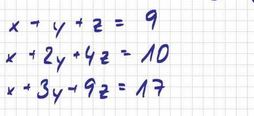
#> input picture test1.jpg, 254 x 116 px
$ jupyter execute --allow-errors 'Test Maths.ipynb'
#> lines starting #> are read from the running program, lines starting #| are printed output that depends on the picture; after the words box and inside, x2 and y2 are one past the last pixel; in counts of white or black regions, pixels touching at a corner belong together
[cell 1]
from __future__ import print_function
import cv2 as cv
import numpy as np
import argparse
import random as rng
from matplotlib import pyplot as plt

[cell 2]
rng.seed(12345)

def thresh_callback(val):
    threshold = val

    # Detect edges using Canny
    canny_output = cv.Canny(src_gray, threshold, threshold * 2)

    # Find contours
    contours, hierarchy = cv.findContours(canny_output, cv.RETR_TREE, cv.CHAIN_APPROX_SIMPLE)

    # [13 lines of commented-out code are left out]

[cell 3]
#src = cv.imread(cv.samples.findFile(args.input))
src = cv.imread('./test1.jpg')
#> src is the input picture: shape (116, 254, 3); mean B, G, R 241, 238, 238.3

[cell 4]
if src is None:
    print('Could not open or find the image:', args.input)
    exit(0)

[cell 5]
# Convert image to gray
#For color conversion, we use the function cv2.cvtColor(input_image, flag) where flag determines the type of conversion.
src_gray = cv.cvtColor(src, cv.COLOR_BGR2GRAY)
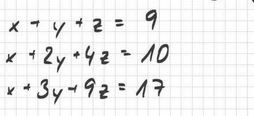
#> src_gray: shape (116, 254); min 15, max 255, mean 238.4
#and blur it
src_gray = cv.blur(src_gray, (3,3))
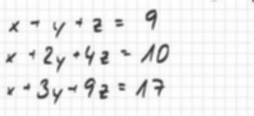
#> src_gray: shape (116, 254); min 53, max 255, mean 238.4

# Create Window
source_window = 'Source'
cv.namedWindow(source_window)
cv.imshow(source_window, src)

[cell 6]
max_thresh = 255
thresh = 100 # initial threshold
#cv.createTrackbar('Canny Thresh:', source_window, thresh, max_thresh, thresh_callback)
thresh_callback(thresh)
#> in thresh_callback, `canny_output = cv.Canny(src_gray, threshold, threshold * 2)`:
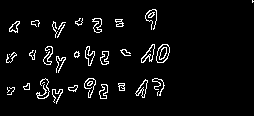
#> canny_output: shape (116, 254); 4.6% white in thin lines or dots, all inside (x1, y1, x2, y2) = (6, 0, 254, 104)
#> in thresh_callback, `contours, hierarchy = cv.findContours(canny_output, cv.RETR_TREE, cv.C..`: contours = 59 contours, 32 with area under 20; largest, box (x1, y1, x2, y2) and area: (156, 44, 170, 63) 180, (156, 44, 170, 63) 168, (141, 44, 155, 63) 103, (135, 79, 148, 98) 94, (85, 46, 95, 66) 86
